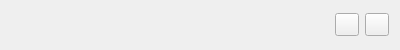
<?xml version="1.0" encoding="UTF-8"?>
<ui version="4.0">
 <class>DeviceEntry</class>
 <widget class="QWidget" name="DeviceEntry">
  <property name="geometry">
   <rect>
    <x>0</x>
    <y>0</y>
    <width>400</width>
    <height>50</height>
   </rect>
  </property>
  <property name="windowTitle">
   <string>Form</string>
  </property>
  <layout class="QHBoxLayout" name="mainLayout">
   <item>
    <widget class="QLabel" name="labelIcon">
     <property name="sizePolicy">
      <sizepolicy hsizetype="Fixed" vsizetype="Fixed">
       <horstretch>0</horstretch>
       <verstretch>0</verstretch>
      </sizepolicy>
     </property>
     <property name="minimumSize">
      <size>
       <width>28</width>
       <height>28</height>
      </size>
     </property>
     <property name="maximumSize">
      <size>
       <width>28</width>
       <height>28</height>
      </size>
     </property>
     <property name="pixmap">
      <pixmap resource="resources.qrc">:/icon/device</pixmap>
     </property>
     <property name="scaledContents">
      <bool>true</bool>
     </property>
    </widget>
   </item>
   <item>
    <widget class="QLabel" name="Name"/>
   </item>
   <item>
    <widget class="QToolButton" name="deleteButton">
     <property name="icon">
      <iconset theme="list-remove">
       <normaloff/>
      </iconset>
     </property>
    </widget>
   </item>
   <item>
    <widget class="QToolButton" name="settingsButton">
     <property name="icon">
      <iconset theme="preferences-system">
       <normaloff/>
      </iconset>
     </property>
    </widget>
   </item>
  </layout>
 </widget>
 <resources>
  <include location="resources.qrc"/>
 </resources>
 <connections>
  <connection>
   <sender>deleteButton</sender>
   <signal>clicked()</signal>
   <receiver>DeviceEntry</receiver>
   <slot>DeleteButtonClicked()</slot>
   <hints>
    <hint type="sourcelabel">
     <x>342</x>
     <y>27</y>
    </hint>
    <hint type="destinationlabel">
     <x>350</x>
     <y>256</y>
    </hint>
   </hints>
  </connection>
  <connection>
   <sender>settingsButton</sender>
   <signal>clicked()</signal>
   <receiver>DeviceEntry</receiver>
   <slot>SettingsButtonClicked()</slot>
   <hints>
    <hint type="sourcelabel">
     <x>378</x>
     <y>33</y>
    </hint>
    <hint type="destinationlabel">
     <x>394</x>
     <y>156</y>
    </hint>
   </hints>
  </connection>
 </connections>
 <slots>
  <slot>SettingsButtonClicked()</slot>
  <slot>DeleteButtonClicked()</slot>
 </slots>
</ui>
